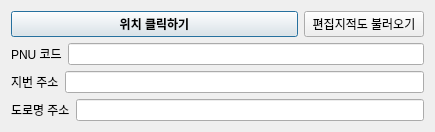
<?xml version="1.0" encoding="UTF-8"?>
<ui version="4.0">
 <class>V</class>
 <widget class="QDialog" name="V">
  <property name="geometry">
   <rect>
    <x>0</x>
    <y>0</y>
    <width>435</width>
    <height>127</height>
   </rect>
  </property>
  <property name="sizePolicy">
   <sizepolicy hsizetype="Fixed" vsizetype="Fixed">
    <horstretch>0</horstretch>
    <verstretch>0</verstretch>
   </sizepolicy>
  </property>
  <property name="maximumSize">
   <size>
    <width>435</width>
    <height>127</height>
   </size>
  </property>
  <property name="windowTitle">
   <string>현재 위치 찾기</string>
  </property>
  <layout class="QVBoxLayout" name="verticalLayout_2">
   <item>
    <layout class="QVBoxLayout" name="verticalLayout">
     <item>
      <layout class="QHBoxLayout" name="horizontalLayout_4">
       <item>
        <widget class="QPushButton" name="spotClick">
         <property name="font">
          <font>
           <weight>75</weight>
           <bold>true</bold>
          </font>
         </property>
         <property name="text">
          <string>위치 클릭하기</string>
         </property>
        </widget>
       </item>
       <item>
        <widget class="QPushButton" name="bubunBtn">
         <property name="sizePolicy">
          <sizepolicy hsizetype="Minimum" vsizetype="Minimum">
           <horstretch>0</horstretch>
           <verstretch>0</verstretch>
          </sizepolicy>
         </property>
         <property name="maximumSize">
          <size>
           <width>120</width>
           <height>100</height>
          </size>
         </property>
         <property name="text">
          <string>편집지적도 불러오기</string>
         </property>
        </widget>
       </item>
      </layout>
     </item>
     <item>
      <layout class="QHBoxLayout" name="horizontalLayout_3">
       <item>
        <widget class="QLabel" name="label_3">
         <property name="text">
          <string>PNU 코드</string>
         </property>
        </widget>
       </item>
       <item>
        <widget class="QLineEdit" name="pnuAddr"/>
       </item>
      </layout>
     </item>
     <item>
      <layout class="QHBoxLayout" name="horizontalLayout">
       <item>
        <widget class="QLabel" name="label">
         <property name="text">
          <string>지번 주소</string>
         </property>
        </widget>
       </item>
       <item>
        <widget class="QLineEdit" name="jibunAddr"/>
       </item>
      </layout>
     </item>
     <item>
      <layout class="QHBoxLayout" name="horizontalLayout_2">
       <item>
        <widget class="QLabel" name="label_2">
         <property name="text">
          <string>도로명 주소</string>
         </property>
        </widget>
       </item>
       <item>
        <widget class="QLineEdit" name="roadAddr"/>
       </item>
      </layout>
     </item>
    </layout>
   </item>
  </layout>
 </widget>
 <resources/>
 <connections/>
</ui>
